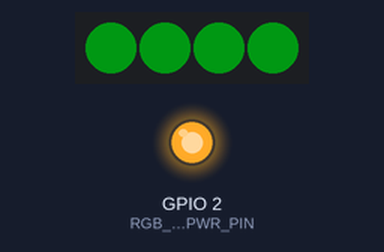
The program below on a simulated ESP32-C6. Shown: 4 RGB LEDs in strip order, left to right, output pins drawn as LEDs (lit = HIGH). Dim RGB values are drawn brighter than linear.

Above: at 0.1 s.
At 9.7 s:
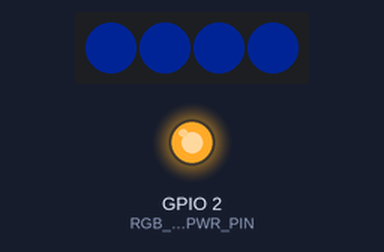
At 20.1 s:
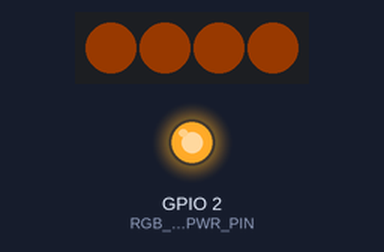
At 34.78 s:
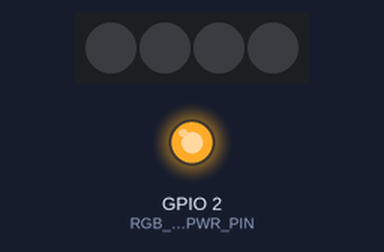
Timing chart, 0 to 40.0 s (numbered marks = the images above):
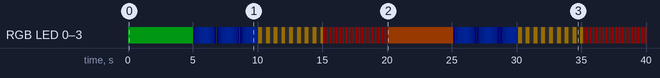

The program:

main.cpp
```cpp
#include <Arduino.h>
#include "rgb_led_controller.h"

static RgbLedController RgbLed;

constexpr uint32_t EFFECT_SWITCH_MS = 5000;
uint32_t last_switch_ms = 0;
uint8_t effect_index = 0;

void setup()
{
    RgbLed.begin();
    RgbLed.setBrightness(RgbBrightnessLevel::Low);
    RgbLed.solid(RGB_COLOR_GREEN);
    last_switch_ms = millis();
}

void loop()
{
    if (millis() - last_switch_ms < EFFECT_SWITCH_MS) {
        delay(20);
        return;
    }

    last_switch_ms = millis();
    effect_index = (effect_index + 1) % 4;

    switch (effect_index) {
    case 0:
        RgbLed.solid(RGB_COLOR_ORANGE);
        break;
    case 1:
        RgbLed.breathe(RGB_COLOR_BLUE, 1800);
        break;
    case 2:
        RgbLed.blink(RGB_COLOR_YELLOW, 600);
        break;
    case 3:
    default:
        RgbLed.blink(RGB_COLOR_RED, 250);
        break;
    }
}
```

rgb_led_controller.cpp
```cpp
#include "rgb_led_controller.h"

namespace {

constexpr uint8_t RGB_LED_POWER_ENABLE_LEVEL = HIGH;
constexpr uint8_t RGB_LED_POWER_DISABLE_LEVEL = LOW;
constexpr uint32_t RGB_LED_POWER_SETTLE_DELAY_MS = 5;

void setRgbPower(bool enabled)
{
    pinMode(RGB_LED_PWR_PIN, OUTPUT);
    digitalWrite(
        RGB_LED_PWR_PIN,
        enabled ? RGB_LED_POWER_ENABLE_LEVEL : RGB_LED_POWER_DISABLE_LEVEL);
}

uint8_t brightnessValue(RgbBrightnessLevel level)
{
    switch (level) {
    case RgbBrightnessLevel::Low:
        return RGB_LED_BRIGHTNESS_LOW_VALUE;
    case RgbBrightnessLevel::Medium:
        return RGB_LED_BRIGHTNESS_MED_VALUE;
    case RgbBrightnessLevel::High:
        return RGB_LED_BRIGHTNESS_HIGH_VALUE;
    case RgbBrightnessLevel::Default:
    default:
        return RGB_LED_DEFAULT_BRIGHTNESS;
    }
}

uint8_t applyLevel(uint8_t value, uint8_t level)
{
    return static_cast<uint8_t>((static_cast<uint16_t>(value) * level) / 255);
}

uint8_t triangleWave(uint32_t elapsed_ms, uint16_t period_ms)
{
    if (period_ms == 0) {
        return 255;
    }

    const uint32_t phase = elapsed_ms % period_ms;
    const uint32_t half_period = period_ms / 2;

    if (half_period == 0) {
        return 255;
    }

    if (phase < half_period) {
        return static_cast<uint8_t>((phase * 255) / half_period);
    }

    return static_cast<uint8_t>(((period_ms - phase) * 255) / (period_ms - half_period));
}

} // namespace

RgbLedController::RgbLedController()
    : _strip(RGB_LED_COUNT, RGB_LED_PIN, RGB_LED_PIXEL_TYPE)
{
    _current_command.mode = RgbLedMode::Off;
    _current_command.color = RGB_COLOR_BLACK;
    _current_command.brightness = RgbBrightnessLevel::Default;
    _current_command.period_ms = 1000;
}

RgbLedController::~RgbLedController()
{
    end();
}

bool RgbLedController::begin()
{
    if (_begun) {
        return true;
    }

    _command_queue = xQueueCreate(RGB_LED_COMMAND_QUEUE_LENGTH, sizeof(RgbLedCommand));
    if (_command_queue == nullptr) {
        return false;
    }

    setRgbPower(true);
    delay(RGB_LED_POWER_SETTLE_DELAY_MS);

    setTaskRunning(true);
    _effect_start_ms = millis();
    _last_render_ms = 0;

    TaskHandle_t created_handle = nullptr;
    const BaseType_t created = xTaskCreate(
        taskEntry,
        "rgb_led",
        RGB_LED_TASK_STACK_WORDS,
        this,
        RGB_LED_TASK_PRIORITY,
        &created_handle);

    if (created != pdPASS) {
        setTaskRunning(false);
        setTaskHandle(nullptr);
        vQueueDelete(_command_queue);
        _command_queue = nullptr;
        setRgbPower(false);
        return false;
    }

    setTaskHandle(created_handle);
    _begun = true;
    return true;
}

void RgbLedController::end()
{
    if (!_begun) {
        return;
    }

    off();
    setTaskRunning(false);

    const uint32_t wait_start = millis();
    while (taskHandle() != nullptr && millis() - wait_start < 200) {
        vTaskDelay(pdMS_TO_TICKS(RGB_LED_FRAME_INTERVAL_MS));
    }

    TaskHandle_t handle = taskHandle();
    if (handle != nullptr) {
        vTaskDelete(handle);
        setTaskHandle(nullptr);
    }

    setRgbPower(false);

    if (_command_queue != nullptr) {
        vQueueDelete(_command_queue);
        _command_queue = nullptr;
    }

    setCurrentMode(RgbLedMode::Off);
    _begun = false;
}

bool RgbLedController::setBrightness(RgbBrightnessLevel brightness)
{
    if (brightnessValue(brightness) > RGB_LED_MAX_BRIGHTNESS) {
        return false;
    }

    taskENTER_CRITICAL(&_state_mux);
    _current_brightness = brightness;
    taskEXIT_CRITICAL(&_state_mux);
    return true;
}

RgbBrightnessLevel RgbLedController::brightness() const
{
    return currentBrightness();
}

bool RgbLedController::off()
{
    RgbLedCommand command;
    command.mode = RgbLedMode::Off;
    command.color = RGB_COLOR_BLACK;
    return sendCommand(command);
}

bool RgbLedController::solid(const RgbColor& color)
{
    RgbLedCommand command;
    command.mode = RgbLedMode::Solid;
    command.color = color;
    return sendCommand(command);
}

bool RgbLedController::blink(const RgbColor& color, uint16_t period_ms)
{
    RgbLedCommand command;
    command.mode = RgbLedMode::Blink;
    command.color = color;
    command.period_ms = period_ms == 0 ? 1 : period_ms;
    return sendCommand(command);
}

bool RgbLedController::breathe(const RgbColor& color, uint16_t period_ms)
{
    RgbLedCommand command;
    command.mode = RgbLedMode::Breathe;
    command.color = color;
    command.period_ms = period_ms == 0 ? 1 : period_ms;
    return sendCommand(command);
}

bool RgbLedController::isBegun() const
{
    return _begun;
}

bool RgbLedController::isTaskRunning() const
{
    return taskShouldRun() && taskHandle() != nullptr;
}

RgbLedMode RgbLedController::currentMode() const
{
    taskENTER_CRITICAL(&_state_mux);
    const RgbLedMode mode = _current_mode;
    taskEXIT_CRITICAL(&_state_mux);
    return mode;
}

void RgbLedController::setTaskRunning(bool running)
{
    taskENTER_CRITICAL(&_state_mux);
    _task_running = running;
    taskEXIT_CRITICAL(&_state_mux);
}

bool RgbLedController::taskShouldRun() const
{
    taskENTER_CRITICAL(&_state_mux);
    const bool running = _task_running;
    taskEXIT_CRITICAL(&_state_mux);
    return running;
}

TaskHandle_t RgbLedController::taskHandle() const
{
    taskENTER_CRITICAL(&_state_mux);
    TaskHandle_t handle = _task_handle;
    taskEXIT_CRITICAL(&_state_mux);
    return handle;
}

void RgbLedController::setTaskHandle(TaskHandle_t handle)
{
    taskENTER_CRITICAL(&_state_mux);
    _task_handle = handle;
    taskEXIT_CRITICAL(&_state_mux);
}

void RgbLedController::setCurrentMode(RgbLedMode mode)
{
    taskENTER_CRITICAL(&_state_mux);
    _current_mode = mode;
    taskEXIT_CRITICAL(&_state_mux);
}

RgbBrightnessLevel RgbLedController::currentBrightness() const
{
    taskENTER_CRITICAL(&_state_mux);
    const RgbBrightnessLevel brightness = _current_brightness;
    taskEXIT_CRITICAL(&_state_mux);
    return brightness;
}

void RgbLedController::taskEntry(void* arg)
{
    auto* controller = static_cast<RgbLedController*>(arg);
    controller->taskLoop();
    controller->setTaskHandle(nullptr);
    vTaskDelete(nullptr);
}

void RgbLedController::taskLoop()
{
    _strip.begin();
    _strip.setBrightness(brightnessValue(currentBrightness()));
    _strip.clear();
    _strip.show();

    while (taskShouldRun()) {
        RgbLedCommand new_command;
        if (xQueueReceive(_command_queue, &new_command, 0) == pdTRUE) {
            _current_command = new_command;
            setCurrentMode(new_command.mode);
            _effect_start_ms = millis();
        }

        const uint32_t now = millis();
        if (now - _last_render_ms < RGB_LED_FRAME_INTERVAL_MS) {
            vTaskDelay(pdMS_TO_TICKS(1));
            continue;
        }

        _last_render_ms = now;

        const RgbBrightnessLevel level = _current_command.brightness == RgbBrightnessLevel::Default
            ? currentBrightness()
            : _current_command.brightness;
        _strip.setBrightness(brightnessValue(level));

        RgbColor color = _current_command.color;

        switch (_current_command.mode) {
        case RgbLedMode::Off:
            _strip.clear();
            break;

        case RgbLedMode::Solid:
            _strip.fill(_strip.Color(color.r, color.g, color.b));
            break;

        case RgbLedMode::Blink: {
            const uint16_t period = _current_command.period_ms == 0 ? 1 : _current_command.period_ms;
            const bool on = ((now - _effect_start_ms) % period) < (period / 2);
            if (on) {
                _strip.fill(_strip.Color(color.r, color.g, color.b));
            } else {
                _strip.clear();
            }
            break;
        }

        case RgbLedMode::Breathe: {
            const uint8_t wave = triangleWave(now - _effect_start_ms, _current_command.period_ms);
            color.r = applyLevel(color.r, wave);
            color.g = applyLevel(color.g, wave);
            color.b = applyLevel(color.b, wave);
            _strip.fill(_strip.Color(color.r, color.g, color.b));
            break;
        }
        }

        _strip.show();
        vTaskDelay(pdMS_TO_TICKS(RGB_LED_FRAME_INTERVAL_MS));
    }

    _strip.clear();
    _strip.show();
    setRgbPower(false);
}

bool RgbLedController::sendCommand(const RgbLedCommand& command)
{
    if (!_begun || _command_queue == nullptr) {
        return false;
    }

    return xQueueOverwrite(_command_queue, &command) == pdPASS;
}
```

rgb_led_controller.h
```cpp
#ifndef RGB_LED_CONTROLLER_H
#define RGB_LED_CONTROLLER_H

#include <Arduino.h>
#include <Adafruit_NeoPixel.h>
#include "freertos/FreeRTOS.h"
#include "freertos/queue.h"
#include "freertos/task.h"

// ============================================================
// RGB LED 中间层接口设计稿
// ============================================================
//
// 设计边界：
// - Adafruit_NeoPixel 已经负责 WS2812 / NeoPixel 底层驱动。
// - RgbLedController 只负责给主程序提供简单灯效 API。
// - 主程序只调用 solid / blink / breathe / off 等接口。
// - RGB task 是唯一真正操作 strip 和调用 strip.show() 的地方。
//
// strip.setPixelColor() / strip.fill() 只是修改库内部缓存。
// strip.show() 才会把缓存里的颜色数据发送到灯珠上，让灯真正刷新。

// ======================== 配置宏 ========================

#define RGB_LED_PIN                    4

#define RGB_LED_PWR_PIN                2

#define RGB_LED_COUNT                  4

#define RGB_LED_DEFAULT_BRIGHTNESS     64

#define RGB_LED_MAX_BRIGHTNESS         96

#define RGB_LED_BRIGHTNESS_LOW_VALUE   24

#define RGB_LED_BRIGHTNESS_MED_VALUE   48

#define RGB_LED_BRIGHTNESS_HIGH_VALUE  80

#define RGB_LED_FRAME_INTERVAL_MS      20

#define RGB_LED_TASK_STACK_WORDS       4096

#define RGB_LED_TASK_PRIORITY          1 // 低优先级，低于通信/主控制任务，不要高于 WiFi/ESP-NOW 相关任务

// RGB 灯是状态指示器，只需要保留最新灯效。
// 短时间内连续发多个命令时，旧命令可以被新命令覆盖。
#define RGB_LED_COMMAND_QUEUE_LENGTH   1

// 常见 WS2812 配置：GRB 颜色顺序，800 kHz 通信频率。
#define RGB_LED_PIXEL_TYPE             (NEO_GRB + NEO_KHZ800)

// ======================== 数据结构 ========================

struct RgbColor {
    uint8_t r = 0;
    uint8_t g = 0;
    uint8_t b = 0;
};

#define RGB_COLOR_BLACK     RgbColor{0, 0, 0}
#define RGB_COLOR_RED       RgbColor{255, 0, 0}
#define RGB_COLOR_ORANGE    RgbColor{255, 96, 0}
#define RGB_COLOR_YELLOW    RgbColor{255, 180, 0}
#define RGB_COLOR_GREEN     RgbColor{0, 255, 32}
#define RGB_COLOR_BLUE      RgbColor{0, 64, 255}
#define RGB_COLOR_WHITE     RgbColor{255, 255, 255}

enum class RgbLedMode : uint8_t {
    Off,      // 熄灭
    Solid,    // 常亮
    Blink,    // 闪烁
    Breathe   // 呼吸灯
};

enum class RgbBrightnessLevel : uint8_t {
    Default,  // 使用当前默认亮度
    Low,      // 低亮度
    Medium,   // 中亮度
    High      // 高亮度
};

struct RgbLedCommand {
    RgbLedMode mode = RgbLedMode::Off;
    RgbColor color = RGB_COLOR_BLACK;

    // 使用亮度档位，具体数值由 RGB_LED_BRIGHTNESS_*_VALUE 宏决定。
    RgbBrightnessLevel brightness = RgbBrightnessLevel::Default;

    // Blink：完整闪烁周期，默认 50% 占空比。
    // Breathe：一次完整变亮再变暗的周期。
    uint16_t period_ms = 1000;
};

// ======================== 控制类 ========================

class RgbLedController {
public:
    RgbLedController();
    ~RgbLedController();

    // 初始化 NeoPixel、创建命令队列、创建 RGB task。
    bool begin();

    // 停止 RGB task、熄灭灯珠、删除命令队列。
    void end();

    // 设置默认亮度档位，具体数值由宏决定。
    bool setBrightness(RgbBrightnessLevel brightness);
    RgbBrightnessLevel brightness() const;

    // 主程序使用的灯效 API。
    // 这些接口只负责投递命令，不直接操作 strip。
    bool off();
    bool solid(const RgbColor& color);
    bool blink(const RgbColor& color, uint16_t period_ms);
    bool breathe(const RgbColor& color, uint16_t period_ms);

    bool isBegun() const;
    bool isTaskRunning() const;
    RgbLedMode currentMode() const;

private:
    // Adafruit_NeoPixel 是真正的底层驱动。
    // begin() 后只允许 RGB task 操作这个对象。
    Adafruit_NeoPixel _strip;

    QueueHandle_t _command_queue = nullptr;
    TaskHandle_t _task_handle = nullptr;
    mutable portMUX_TYPE _state_mux = portMUX_INITIALIZER_UNLOCKED;

    RgbLedCommand _current_command;
    RgbLedMode _current_mode = RgbLedMode::Off;
    RgbBrightnessLevel _current_brightness = RgbBrightnessLevel::Default;
    uint32_t _effect_start_ms = 0;
    uint32_t _last_render_ms = 0;
    bool _begun = false;
    bool _task_running = false;

    // 私有 task 框架。
    // begin() 内部创建 task，end() 内部删除 task。
    static void taskEntry(void* arg);
    void taskLoop();
    void setTaskRunning(bool running);
    bool taskShouldRun() const;
    TaskHandle_t taskHandle() const;
    void setTaskHandle(TaskHandle_t handle);
    void setCurrentMode(RgbLedMode mode);
    RgbBrightnessLevel currentBrightness() const;

    // 统一投递命令，内部使用 xQueueOverwrite() 覆盖旧命令。
    bool sendCommand(const RgbLedCommand& command);
};

// ============================================================
// RGB task 实现建议
// ============================================================
//
// taskLoop() 推荐结构：
//
// while (_task_running) {
//     RgbLedCommand new_cmd;
//     if (xQueueReceive(_command_queue, &new_cmd, 0) == pdTRUE) {
//         _current_command = new_cmd;
//         _current_mode = new_cmd.mode;
//         _effect_start_ms = millis();
//     }
//
//     // 根据 _current_command.mode 渲染 Off / Solid / Blink / Breathe。
//     // 渲染函数由 .cpp 自己组织，不需要在头文件提前声明。
//     // 所有 strip.fill()、strip.setPixelColor()、strip.show()
//     // 都放在这个 task 里。
//
//     vTaskDelay(pdMS_TO_TICKS(RGB_LED_FRAME_INTERVAL_MS));
// }

// ============================================================
// 主程序调用示例
// ============================================================
//
// #include "rgb_led_controller.h"
//
// static RgbLedController RgbLed;
//
// void setup()
// {
//     RgbLed.begin();
//     RgbLed.setBrightness(RgbBrightnessLevel::Medium);
//     RgbLed.solid(RGB_COLOR_GREEN);
// }
//
// void onPairingStart()
// {
//     RgbLed.breathe(RGB_COLOR_BLUE, 1800);
// }
//
// void onPairSuccess()
// {
//     RgbLed.blink(RGB_COLOR_GREEN, 250);
// }
//
// void onWakeFail()
// {
//     RgbLed.blink(RGB_COLOR_RED, 300);
// }
//
// void updateParkingDistance(uint16_t distance_cm)
// {
//     if (distance_cm > 220) {
//         RgbLed.solid(RGB_COLOR_GREEN);
//     } else if (distance_cm > 170) {
//         RgbLed.breathe(RGB_COLOR_YELLOW, 1200);
//     } else if (distance_cm > 120) {
//         RgbLed.blink(RGB_COLOR_YELLOW, 600);
//     } else if (distance_cm > 70) {
//         RgbLed.blink(RGB_COLOR_ORANGE, 300);
//     } else {
//         RgbLed.blink(RGB_COLOR_RED, 180);
//     }
// }
//
// void beforeDeepSleep()
// {
//     RgbLed.off();
//     RgbLed.end();
// }

#endif
```
